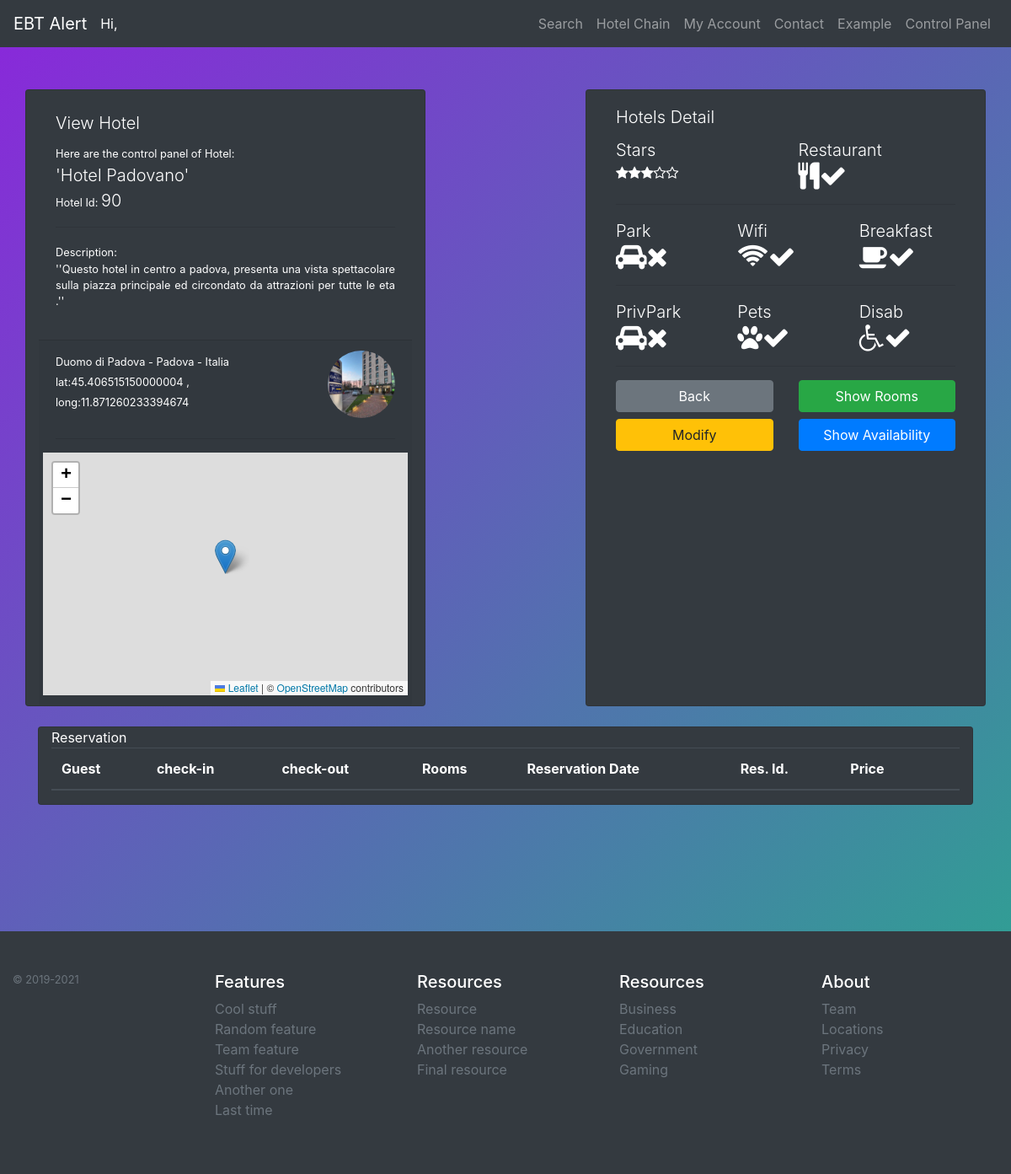
Page /siteSRC/index.php?controlpanel&hotel=90 (signed in) on the committed database.
### tables this page shows
CREATE TABLE IF NOT EXISTS `hotel` (
  `id` int(11) NOT NULL AUTO_INCREMENT,
  `name` char(75) NOT NULL,
  `location` int(11) NOT NULL,
  `hotelchain` int(11) NOT NULL,
  `img` char(75) DEFAULT NULL,
  `descr` varchar(500) DEFAULT NULL,
  PRIMARY KEY (`id`),
  KEY `hotel_ibfk_1` (`hotelchain`),
  KEY `location` (`location`)
);

CREATE TABLE IF NOT EXISTS `location` (
  `id` int(11) NOT NULL AUTO_INCREMENT,
  `lati` char(75) NOT NULL,
  `longi` char(75) NOT NULL,
  `street` char(75) NOT NULL,
  `mun` char(75) NOT NULL,
  `state` char(75) NOT NULL,
  PRIMARY KEY (`id`)
);

### siteSRC/core/Database.php (called while the page is built, shortened)
<?php
class Database
{
    private $servername = "localhost";
    private $username = "root";
    private $password = "";
    private $dbname = "my_andreibobirica";
    private $conn = null;
    public function connect()
    {
        $this->conn = new mysqli($this->servername, $this->username, $this->password, $this->dbname);
    }
    public function query($str)
    {
        if (isset($str) && !empty($str)) {
            $result = $this->conn->query($str);
            return $result;
        }
    }
}

### siteSRC/comp/controlpanel/hotel.php (the view, shortened to what this page needs)
<?php
    $db = new Database();
    $query = "SELECT * FROM hotel_detail WHERE hotel_detail.hotel =".$_GET["hotel"];
    $result = $db->query($query);
    if ($result->num_rows == 1) {
        $row = $result->fetch_assoc();
        $HDetail = $row;
    }
    $query = "SELECT * FROM hotel WHERE hotel.id =".$_GET["hotel"];
    $result = $db->query($query);
    if ($result->num_rows == 1) {
        $hotel = $result->fetch_assoc();
    }
    $query = "SELECT * FROM location WHERE location.id =".$hotel["location"]."";
    $result = $db->query($query);
    if ($result->num_rows == 1) {
        $row = $result->fetch_assoc();
        $HLocation = $row;
    }
    $addres = $HLocation["street"]." - ".$HLocation["mun"]." - ".$HLocation["state"];
?>
<div class="panel container">
    <div class="row">
        <div class="card-info card bg-dark text-white col-lg-5">
            <div class="card-body">
                <h3><small class="lead">View Hotel</small></h3>
                <small class="card-text">Here are the control panel of Hotel:<br/>
                <?php
                    echo "<span class='lead'>'$hotel[name]'</span>";
                    echo "<br/>Hotel Id: <span class='lead'>$hotel[id]</span>";
                ?>
                </small>
                <hr/><small class="card-text">Description:<br/>
                <?php
                    echo "<p class='text-justify'>''$hotel[descr]''</p>";
                ?>
                </small>
            </div>
            <div class="card-footer">
                <div class="row">
                    <div class="col-8">
                        <p><small><?php echo $addres ?><br/><?php print("lat:".$HLocation["lati"]." , long:".$HLocation["longi"]); ?></small></p>
                    </div>
                    <div class="col-4">
                    <img id="Himg" src="<?php if(!empty($hotel["img"])){echo $hotel["img"];}else{echo "https://robohash.org/$hotel[id]";}?>" style="width: 5rem; height: 5rem;" class="rounded-circle float-right ph">
                    </div>
                </div>
                <hr/>
                <div class="row">
                    <div id='map' lat='<?php echo$HLocation["lati"];?>' lng='<?php echo $HLocation["longi"]?>' style='width: 100%; height:18rem'></div>
                </div>
            </div>
        </div>
        <div class="card bg-dark text-white col-lg-5 offset-lg-2">
            <div class="card-body">
                <h5 class="card-title lead">Hotels Detail</h5>
                    <div class="row">
                        <div class="col">
                            <?php
                                echo "<span class='lead'>Stars</span><br/>";
                                for($i = 0; $i < 5; $i++){
                                    if($i<$HDetail["stars"])
                                    echo '<i class="fa fa-star" aria-hidden="true"></i>';
                                    else
                                    echo '<i class="fa fa-star-o" aria-hidden="true"></i>';
                                }
                            ?>
                        </div>
                        <div class="col">
                            <?php
                                echo "<span class='lead'>Restaurant</span><br/>";
                                echo '<i class="fa fa-cutlery fa-2x" aria-hidden="true"></i>';
                                if($HDetail["rest"]==1){
                                    echo '<i class="fa fa-check fa-2x" aria-hidden="true"></i>';
                                }else{
                                    echo'<i class="fa fa-times fa-2x" aria-hidden="true"></i>';
                                }
                            ?>
                        </div>
                    </div>
                    <hr/>
                    <div class="row">
                        <div class="col">
                            <?php
                                echo "<span class='lead'>Park</span><br/>";
                                echo '<i class="fa fa-car fa-2x fa-2x" aria-hidden="true"></i>';
                                if($HDetail["park"]==1){
                                    echo '<i class="fa fa-check fa-2x" aria-hidden="true"></i>';
                                }else{
                                    echo'<i class="fa fa-times fa-2x" aria-hidden="true"></i>';
                                }
                            ?>
                        </div>
                        <div class="col">
                            <?php
                                echo "<span class='lead'>Wifi</span><br/>";
                                echo '<i class="fa fa-wifi fa-2x" aria-hidden="true"></i>';
                                if($HDetail["wifi"]==1){
                                    echo '<i class="fa fa-check fa-2x" aria-hidden="true"></i>';
                                }else{
                                    echo'<i class="fa fa-times fa-2x" aria-hidden="true"></i>';
                                }
                            ?>
                        </div>
                        <div class="col">
                            <?php
                                echo "<span class='lead'>Breakfast</span><br/>";
                                echo '<i class="fa fa-coffee fa-2x" aria-hidden="true"></i>';
                                if($HDetail["break"]==1){
                                    echo '<i class="fa fa-check fa-2x" aria-hidden="true"></i>';
                                }else{
                                    echo'<i class="fa fa-times fa-2x" aria-hidden="true"></i>';
                                }
                            ?>
                        </div>
                    </div>
                    <hr/>
                    <div class="row">
                        <div class="col">
                            <?php
                                echo "<span class='lead'><smal>Priv</smal>Park</span><br/>";
                                echo '<i class="fa fa-car fa-2x" aria-hidden="true"></i>';
                                if($HDetail["privpark"]==1){
                                    echo '<i class="fa fa-check fa-2x" aria-hidden="true"></i>';
                                }else{
                                    echo'<i class="fa fa-times fa-2x" aria-hidden="true"></i>';
                                }
                            ?>
                        </div>
                        <div class="col">
                            <?php
                                echo "<span class='lead'>Pets</span><br/>";
                                echo '<i class="fa fa-paw fa-2x" aria-hidden="true"></i>';
                                if($HDetail["animal"]==1){
                                    echo '<i class="fa fa-check fa-2x" aria-hidden="true"></i>';
                                }else{
                                    echo'<i class="fa fa-times fa-2x" aria-hidden="true"></i>';
                                }
                            ?>
                        </div>
                        <div class="col">
                            <?php
                                echo "<span class='lead'>Disab</span><br/>";
                                echo '<i class="fa fa-wheelchair fa-2x" aria-hidden="true"></i>';
                                if($HDetail["dis"]==1){
                                    echo '<i class="fa fa-check fa-2x" aria-hidden="true"></i>';
                                }else{
                                    echo'<i class="fa fa-times fa-2x" aria-hidden="true"></i>';
                                }
                            ?>
                        </div>
                    </div>
                    <hr/>
                    <div class="row">
                        <div class="col">
                            <a type="button" href="./index.php?controlpanel" class="btn btn-secondary btn-block">Back</a>
                            <a type="button" href="index.php?controlpanel&ModHotel=<?php echo $_GET["hotel"];?>" class="btn btn-warning btn-block">Modify</a>
                        </div>
                        <div class="col">
                            <a type="button" href="index.php?controlpanel&rooms=<?php echo $_GET["hotel"]; ?>" class="btn btn-success btn-block">Show Rooms</a>
                            <a type="button" href="index.php?controlpanel&ViewDisp=<?php echo $_GET["hotel"]; ?>" class="btn btn-primary btn-block">Show Availability</a>
                        </div>
                    </div>
                </div>
            </div>
        </div>
        <br/>
        <div class="card bg-dark text-white col-lg-12" id='reservation'>
            Reservation
            <table class="table table-striped table-dark">
            <thead>
                <tr>
                <th scope="col">Guest</th>
                <th scope="col">check-in</th>
                <th scope="col">check-out</th>
                <th scope="col">Rooms</th>
                <th scope="col">Reservation Date</th>
                <th scope="col">Res. Id.</th>
                <th scope="col">Price</th>
                <th scope="col"></th>
                </tr>
            </thead>
            </table>
        </div>
    </div>

### siteSRC/css/style.css (style rules this page uses)
body { margin: 0; width: 100%; height: 100vh; background: linear-gradient(-45deg, #600f9e, #391e91, #24af8a, #8a27db ); background-size: 400% 400%; -webkit-animation: gradientBG 10s ease infinite; animation: gradientBG 10s ease infinite; }
img.ph { width:100%; height:100%; background: url(http://goo.gl/vyAs27) no-repeat scroll 0 0; }
#map { height: 200px; width: 400px; }

### rows in the picture
hotel: name "Hotel Padovano", id "90", descr "Questo hotel in centro a padova, presenta una vista spettacolare sulla piazza principale ed circondato da attrazioni per tutte le eta .", img (picture)
location: addres "Duomo di Padova - Padova - Italia", lati "45.406515150000004", longi "11.871260233394674"
